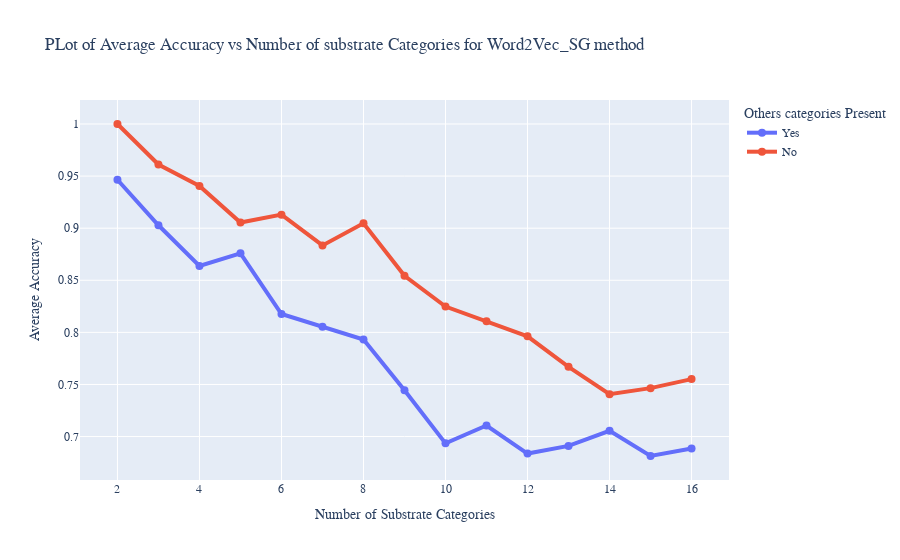

The notebook cell saved with this chart:
### Code cell
fig = px.line(stacked, x="num_substrates", y="avg_accuracy", color = "with_Others",
              markers=True, 
              title="PLot of Average Accuracy vs Number of substrate Categories for Word2Vec_SG method", 
             labels={
                     "num_substrates": "Number of Substrate Categories",
                     "avg_accuracy": "Average Accuracy",
                     "with_Others": "Others categories Present"
                 })
fig.update_traces(line=dict(width=4), marker=dict(size=8))
# fig.write_html("results_by_k_new_sup_new_unsup_for_word2vec_sg.html")
fig.update_yaxes(tickfont_family="Arial Black", title_font_family="Arial Black")
fig.update_xaxes(tickfont_family="Arial Black", title_font_family="Arial Black")
fig.update_layout(
    font_family="Arial Black",
#     font_color="blue",
    title_font_family="Arial Black")
#     title_font_color="red",
#     legend_title_font_color="green"
fig.show()

### Figure 1 — Plotly figure (JSON) as saved in the notebook; plotly's stock layout.template omitted (floating-point values rounded to 4 significant figures)
{"data": [{"hovertemplate": "Others categories Present=Yes<br>Number of Substrate Categories=%{x}<br>Average Accuracy=%{y}<extra></extra>", "legendgroup": "Yes", "line": {"color": "#636efa", "dash": "solid", "width": 4}, "marker": {"size": 8, "symbol": "circle"}, "mode": "markers+lines", "name": "Yes", "orientation": "v", "showlegend": true, "type": "scatter", "x": [2, 3, 4, 5, 6, 7, 8, 9, 10, 11, 12, 13, 14, 15, 16], "xaxis": "x", "y": [0.9465, 0.9028, 0.8638, 0.8759, 0.8176, 0.8053, 0.7932, 0.7445, 0.6935, 0.7106, 0.6837, 0.691, 0.7055, 0.6813, 0.6886], "yaxis": "y"}, {"hovertemplate": "Others categories Present=No<br>Number of Substrate Categories=%{x}<br>Average Accuracy=%{y}<extra></extra>", "legendgroup": "No", "line": {"color": "#EF553B", "dash": "solid", "width": 4}, "marker": {"size": 8, "symbol": "circle"}, "mode": "markers+lines", "name": "No", "orientation": "v", "showlegend": true, "type": "scatter", "x": [2, 3, 4, 5, 6, 7, 8, 9, 10, 11, 12, 13, 14, 15, 16], "xaxis": "x", "y": [1, 0.9611, 0.9405, 0.9055, 0.913, 0.8835, 0.9047, 0.8543, 0.8248, 0.8107, 0.7962, 0.7669, 0.7407, 0.7465, 0.7551], "yaxis": "y"}], "layout": {"font": {"family": "Arial Black"}, "legend": {"title": {"text": "Others categories Present"}, "tracegroupgap": 0}, "title": {"font": {"family": "Arial Black"}, "text": "PLot of Average Accuracy vs Number of substrate Categories for Word2Vec_SG method"}, "xaxis": {"anchor": "y", "domain": [0, 1], "tickfont": {"family": "Arial Black"}, "title": {"font": {"family": "Arial Black"}, "text": "Number of Substrate Categories"}}, "yaxis": {"anchor": "x", "domain": [0, 1], "tickfont": {"family": "Arial Black"}, "title": {"font": {"family": "Arial Black"}, "text": "Average Accuracy"}}}}
